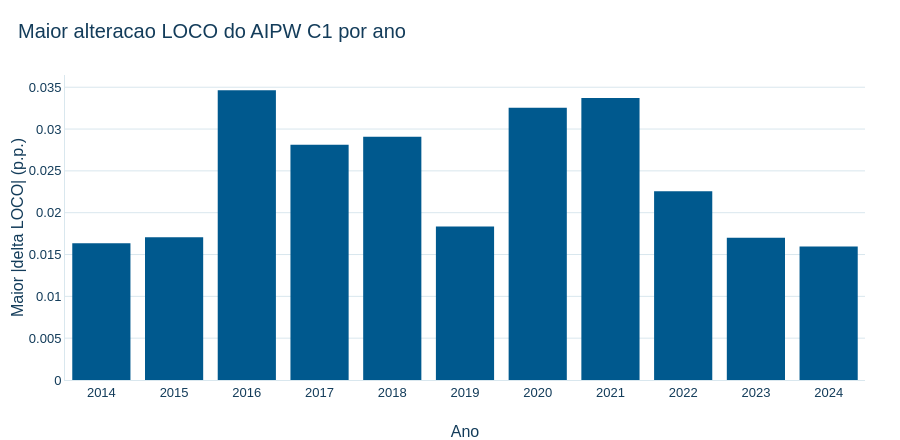

Source (notebook cell):
### Markdown cell above
## 5. Efeito pontual versus inferencia

A primeira figura mostra o maior deslocamento LOCO do ponto estimado em cada ano. A segunda confronta participacao na populacao e na variancia municipal para os dez clusters com maior `U_g^2`. Uma posicao acima da diagonal indica contribuicao desproporcional e variancia, sem implicar erro ou causalidade.

### Code cell
principal = resumo.loc[
    resumo.especificacao.eq("C1") & resumo.trimming.eq("sem_trimming")
].sort_values("ano")
fig_delta = go.Figure(go.Bar(
    x=principal.ano, y=principal.max_delta_abs_pp,
    marker_color="#00598E",
    customdata=np.array(list(zip(principal.municipio_max_delta, principal.max_abs_variacao_se_pp)), dtype=object),
    hovertemplate="Ano %{x}<br>Maior |delta| %{y:.6f} p.p.<br>Municipio %{customdata[0]}<br>Maior mudanca |SE| %{customdata[1]:.6f} p.p.<extra></extra>",
))
fig_delta.update_layout(
    xaxis_title="Ano", yaxis_title="Maior |delta LOCO| (p.p.)",
    xaxis={"tickmode": "linear", "dtick": 1},
    height=440, width=900,
)
aplicar_tema_base(fig_delta, "Maior alteracao LOCO do AIPW C1 por ano")
fig_delta.show()

### Figure 1 — Plotly figure (JSON) as saved in the notebook; plotly's stock layout.template omitted (floating-point values rounded to 4 significant figures)
{"data": [{"customdata": [["355030", 0.00122], ["330455", 0.002742], ["330455", 0.005936], ["350950", 0.004999], ["355030", 0.002188], ["431490", 0.003095], ["330455", 0.006526], ["355030", 0.004534], ["355030", 0.001514], ["355030", 0.001738], ["211130", 0.001475]], "hovertemplate": "Ano %{x}<br>Maior |delta| %{y:.6f} p.p.<br>Municipio %{customdata[0]}<br>Maior mudanca |SE| %{customdata[1]:.6f} p.p.<extra></extra>", "marker": {"color": "#00598E"}, "type": "bar", "x": [2014, 2015, 2016, 2017, 2018, 2019, 2020, 2021, 2022, 2023, 2024], "y": [0.01634, 0.01707, 0.03464, 0.02811, 0.02907, 0.01836, 0.03254, 0.03371, 0.02256, 0.017, 0.01597]}], "layout": {"height": 440, "title": {"text": "Maior alteracao LOCO do AIPW C1 por ano"}, "width": 900, "xaxis": {"dtick": 1, "tickmode": "linear", "title": {"text": "Ano"}}, "yaxis": {"title": {"text": "Maior |delta LOCO| (p.p.)"}}}}
